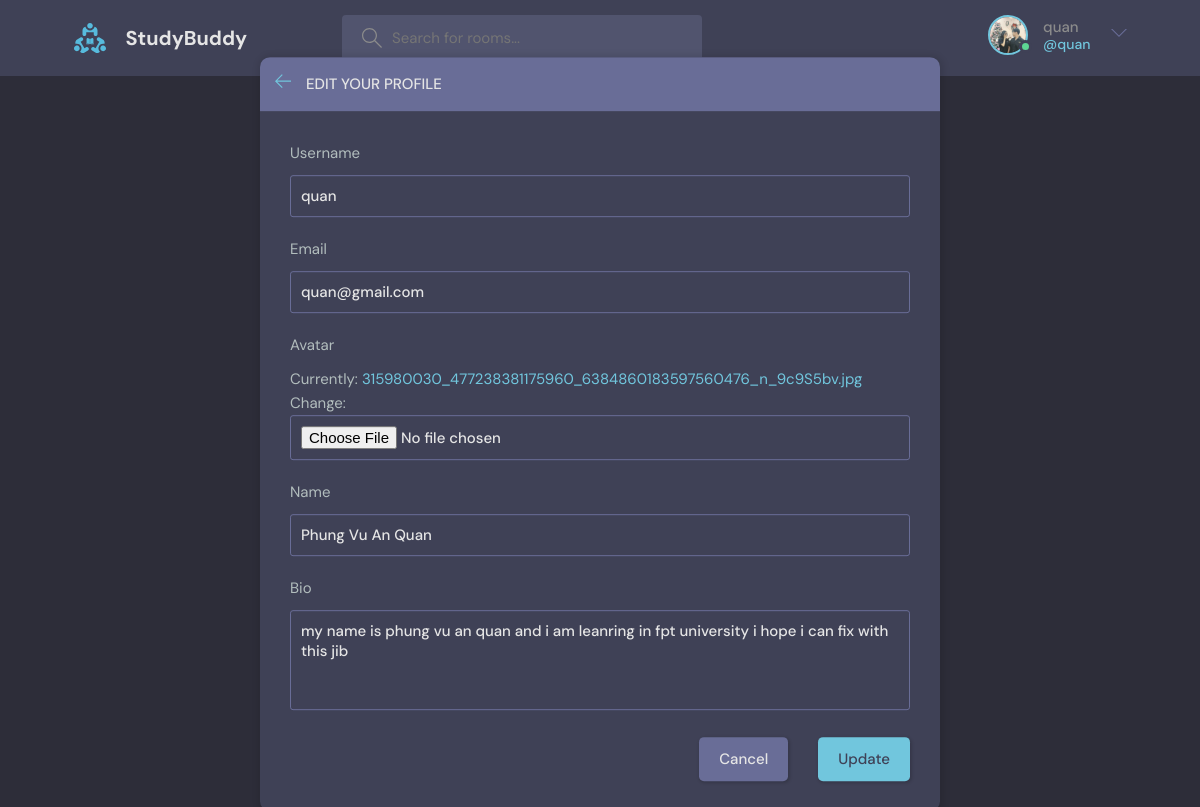
The page /update-user (signed in) on the database its author committed.
### base/models.py (models this page shows)
class User(AbstractUser):
    name = models.CharField(max_length=200, null= True)
    email = models.EmailField(unique= True,null = True)
    bio = models.TextField(null = True)
    avatar = models.ImageField(null = True, default="https://randomuser.me/api/portraits/men/37.jpg")
    USERNAME_FIELD = 'email'
    REQUIRED_FIELDS =[]

### base/views.py (the view)
# urls.py: path('update-user', views.updateUser, name='update-user'),
@login_required(login_url='login')
def updateUser(request):
    form = UserForm(instance=request.user)
    if request.method == 'POST':
        form = UserForm(request.POST, request.FILES , instance=request.user)
        if form.is_valid():
            form.save()
            return redirect('user-profile', pk = request.user.id)
    context = {
        'form': form,
        'user': request.user
    }
    return render(request, 'base/update_user.html', context)

### base/forms.py
class UserForm(ModelForm):
    class Meta:
        model = User
        fields = ['username', 'email', 'avatar', 'name', 'bio']

### base/templates/base/update_user.html (shortened to what this page needs)
{% extends 'main.html' %}
{% block content %}
<main class="update-account layout">
  <div class="container">
    <div class="layout__box">
      <div class="layout__boxHeader">
        <div class="layout__boxTitle">
          <a href="{% url 'home' %}">
            <svg version="1.1" xmlns="http://www.w3.org/2000/svg" width="32" height="32" viewBox="0 0 32 32">
              <title>arrow-left</title>
              <path
                d="M13.723 2.286l-13.723 13.714 13.719 13.714 1.616-1.611-10.96-10.96h27.625v-2.286h-27.625l10.965-10.965-1.616-1.607z">
              </path>
            </svg>
          </a>
          <h3>Edit your profile</h3>
        </div>
      </div>
      <div class="layout__body">
        <form class="form" action="" method="POST" enctype="multipart/form-data">
          {% for field in form %}
          <div class="form__group">
            <label for="profile_pic">{{field.label}}</label>
            {{field}}
          </div>
          {% endfor %}
          <div class="form__action">
            <a class="btn btn--dark" href="{% url 'user-profile' user.id %}">Cancel</a>
            <button class="btn btn--main" type="submit">Update</button>
           </div>
        </form>
      </div>
    </div>
  </div>
</main>
{% endblock %}

### templates/navbar.html (shortened to what this page needs)
{% load static %}
 <header class="header header--loggedIn">
    <div class="container">
      <a href="{%   url 'home'  %}" class="header__logo">
        <img src="{% static 'images/logo.svg' %}" />
        <h1>StudyBuddy</h1>
      </a>
      <form class="header__search" method="GET" action="{% url 'home' %}">
        <label>
          <input name="q" placeholder="Search for rooms..." />
        </label>
      </form>
      <nav class="header__menu">
        {% if request.user.is_authenticated %}
        <div class="header__user">
          <a href="{% url 'user-profile' request.user.id%}">
            <div class="avatar avatar--medium active">
              <img src="{{request.user.avatar.url}}" />
            </div>
            <p>{{request.user.username}} <span>@{{request.user.username}}</span></p>
          </a>
          <button class="dropdown-button">
            <svg version="1.1" xmlns="http://www.w3.org/2000/svg" width="32" height="32" viewBox="0 0 32 32">
              <title>chevron-down</title>
              <path d="M16 21l-13-13h-3l16 16 16-16h-3l-13 13z"></path>
            </svg>
          </button>
        </div>
        {% else %}
        <a href="{% url 'login' %}">
          <img src="{% static 'images/avatar.svg' %}" />
          <p>Login</p>
        </a>
        {% endif %}
      </nav>
    </div>
  </header>

### rows shown on the page
User: user.avatar (picture), user.username "quan", form "quan" "quan@gmail.com" "Phung Vu An Quan" "my name is phung vu an quan and i am leanring in fpt university i hope i can fix with this jib"

### other values the page prints
{{ field.label }} "Username" "Email" "Avatar" "Name" "Bio"
